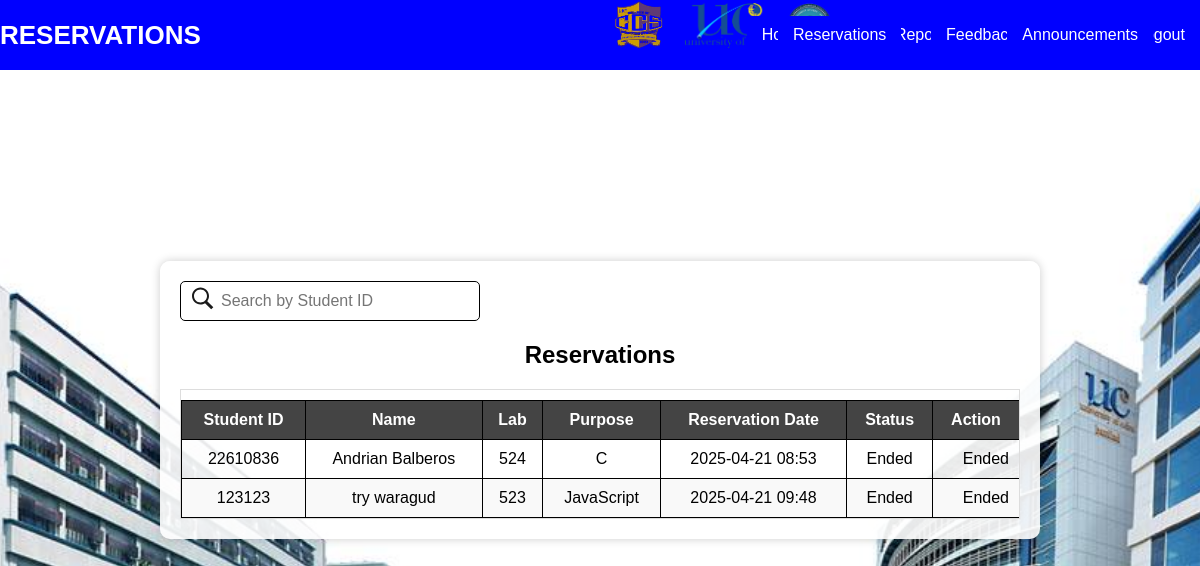
/admin_reservations, run on the app's committed database.
### app.py (models this page shows)
class Reservation(db.Model):
    __tablename__ = "Reservation"
    id = db.Column(db.Integer, primary_key=True, autoincrement=True)
    student_id = db.Column(db.String(50), db.ForeignKey("Users.student_id"), nullable=False)
    lastname = db.Column(db.String(50), nullable=False)  # Added column for lastname
    firstname = db.Column(db.String(50), nullable=False)  # Added column for firstname
    date = db.Column(db.String(20), nullable=False)
    time = db.Column(db.String(20), nullable=False)
    purpose = db.Column(db.String(100), nullable=False)
    lab = db.Column(db.String(50), nullable=False)
    available_pc = db.Column(db.String(50), nullable=False)
    status = db.Column(db.String(50), default="Pending")
    time_in = db.Column(db.String(20), nullable=True)
    time_out = db.Column(db.String(20), nullable=True)
    student = db.relationship("User", backref="reservations")

### app.py (the view)
@app.route("/admin_reservations")
def admin_reservations():
    pending_reservations = Reservation.query.filter_by(status="Pending").order_by(Reservation.id.desc()).all()
    other_reservations = Reservation.query.filter(Reservation.status != "Pending").all()
    reservations = pending_reservations + other_reservations
    print("Fetched reservations:", reservations)  # Debugging
    return render_template("Reservation_Actions.html", reservations=reservations)

### app.py (called while the page is built)
@app.after_request
def add_csrf_cookie(response):
    response.set_cookie("csrf_token", generate_csrf())
    return response

### templates/Reservation_Actions.html (shortened to what this page needs)
<!DOCTYPE html>
<html lang="en">
<head>
    <link rel="stylesheet" href="{{ url_for('static', filename='style.css') }}">
</head>
<body>
    <div class="admin-header">
        <h1>RESERVATIONS</h1>
        <div class="logo">
            <img src="{{ url_for('static', filename='logo.png') }}" alt="Logo" class="main-logo">
            <img src="{{ url_for('static', filename='UC_logo.png') }}" alt="Logo" class="uc-logo">
        </div>
        <a href="/admin_dashboard" class="admin-home">Home</a>
        <a href="/sit_in_reports" class="sit-in-reports-header">Reports</a>
        <a href="/Reservation_Actions" class="reservation-header">Reservations</a>
        <a href="/feedback" class="feedback-header">Feedbacks</a>
        <a href="/announcements" class="announcement-header">Announcements</a>
        <a href="/logout" class="admin-logout">Logout</a>
    </div>
    <div class="admin-container">
        <div class="search-container">
            <input type="text" id="searchInput" placeholder="Search by Student ID" onkeyup="searchTable()">
            <span class="search-icon"></span>
        </div>
        <h2>Reservations</h2>
        <div class="table-container">
            <table id="reservationTable">
                <thead>
                    <tr>
                        <th>Student ID</th>
                        <th>Name</th>
                        <th>Lab</th>
                        <th>Purpose</th>
                        <th>Reservation Date</th>
                        <th>Status</th>
                        <th>Action</th>
                    </tr>
                </thead>
                <tbody>
                    {% for reservation in reservations %}
                    <tr {% if reservation.status == "Pending" %}class="pending-reservation"{% endif %}>
                        <td>{{ reservation.student_id }}</td>
                        <td>{{ reservation.firstname }} {{ reservation.lastname }}</td>
                        <td>{{ reservation.lab }}</td>
                        <td>{{ reservation.purpose }}</td>
                        <td>{{ reservation.date }} {{ reservation.time }}</td>
                        <td>{{ reservation.status }}</td>
                        <td>
                        <div class="actions">
                            {% if reservation.status == "Pending" %}
                            <button class="accept-btn" onclick="acceptReservation('{{ reservation.id }}')">Accept</button>
                            <button class="decline-btn" onclick="declineReservation('{{ reservation.id }}')">Decline</button>
                            {% else %}
                            <span>{{ reservation.status }}</span>
                            {% endif %}
                        </div>
                        </td>
                    </tr>
                    {% endfor %}
                </tbody>
            </table>
        </div>
    </div>
</body>
</html>

### static/style.css (style rules this page uses)
body { font-family: Arial, sans-serif; background-image: url('UC.jpg'); background-size: cover; background-position: center; background-repeat: no-repeat; display: flex; justify-content: center; align-items: center; height: 100vh; margin: 0; }
*, *:before, *:after { box-sizing: inherit; }
.logo { width: 100px; height: auto; margin-bottom: 20px; }
table { width: 100%; border-collapse: collapse; margin-top: 20px; }
th, td { border: 1px solid #ddd; padding: 8px; text-align: left; }
th { background-color: #f2f2f2; }
tr:nth-child(even) { background-color: #f9f9f9; }
.actions { display: flex; justify-content: space-around; }
.logo { display: flex; align-items: center; gap: 15px; }
.main-logo { height: 60px; width: auto; position: relative; left: 85px; }
.uc-logo { height: 45px; width: auto; position: relative; left: 85px; }
.logo { flex-shrink: 0; }
body { font-family: Arial, sans-serif; margin: 0; padding: 0; }
.admin-container { background-color: rgba(255, 255, 255, 0.9); padding: 20px; border-radius: 10px; box-shadow: 0 0 10px rgba(0, 0, 0, 0.2); text-align: center; width: 70%; margin: auto; }
.admin-header { position: fixed; top: 0; width: 100%; height: 5%; display: inline-flex; justify-content: space-between; align-items: center; background-color: blue; padding: 15px 30px; color: white; font-size: 13px; }
.admin-header h1 { margin: 0; }
.admin-logout { text-decoration: none; color: white; background-color: blue; padding: 10px 15px; border-radius: 5px; font-size: medium; }
.sit-in-reports-header { text-decoration: none; color: white; background-color: none; padding: 10px 15px; border-radius: 5px; font-size: medium; position: relative; left: 430px; }
table { width: 100%; border-collapse: collapse; margin-top: 10px; }
th, td { border: 1px solid black; padding: 10px; text-align: center; }
th { background-color: #444; color: white; }
.search-container { display: flex; align-items: center; width: 300px; position: relative; margin-bottom: 10px; }
.search-container input { width: 100%; padding: 10px 10px 10px 40px; border: 1px solid black; border-radius: 5px; font-size: 16px; }
.search-icon { position: absolute; left: 10px; top: 50%; transform: translateY(-50%); font-size: 18px; color: black; }
.table-container { max-height: 300px; overflow-y: auto; border: 1px solid #ddd; }
.actions { display: flex; gap: 5px; justify-content: flex-end; }
.announcement-header { text-decoration: none; color: white; background-color: blue; padding: 10px 15px; border-radius: 5px; font-size: medium; position: relative; left: 5%; }
.feedback-header { text-decoration: none; color: white; background-color: blue; padding: 10px 15px; border-radius: 5px; font-size: medium; position: relative; left: 10%; }
.reservation-header { text-decoration: none; color: white; background-color: blue; padding: 10px 15px; border-radius: 5px; font-size: medium; position: relative; left: 8%; }

### templates/Reservation_Actions.html (style rules this page uses)
.logo { display: flex; align-items: center; position: relative; left: 283px; gap: 15px; }
.admin-home { text-decoration: none; color: white; background-color: blue; padding: 10px 15px; border-radius: 5px; font-size: medium; position: relative; left: 30.4%; }
.reservation-header { text-decoration: none; color: white; background-color: blue; padding: 10px 15px; border-radius: 5px; font-size: medium; position: relative; left: 13%; }
.sit-in-reports-header { text-decoration: none; color: white; background-color: none; padding: 10px 15px; border-radius: 5px; font-size: medium; position: relative; left: 32.05%; }
.feedback-header { text-decoration: none; color: white; background-color: blue; padding: 10px 15px; border-radius: 5px; font-size: medium; position: relative; left: 12.1%; }
.announcement-header { text-decoration: none; color: white; background-color: blue; padding: 10px 15px; border-radius: 5px; font-size: medium; position: relative; left: 6.05%; }

### data on the page
Reservation: student_id "22610836", firstname "Andrian", lastname "Balberos", lab "524", purpose "C", date "2025-04-21", time "08:53", status "Ended"
Reservation: student_id "123123", firstname "try", lastname "waragud", lab "523", purpose "JavaScript", date "2025-04-21", time "09:48", status "Ended"
